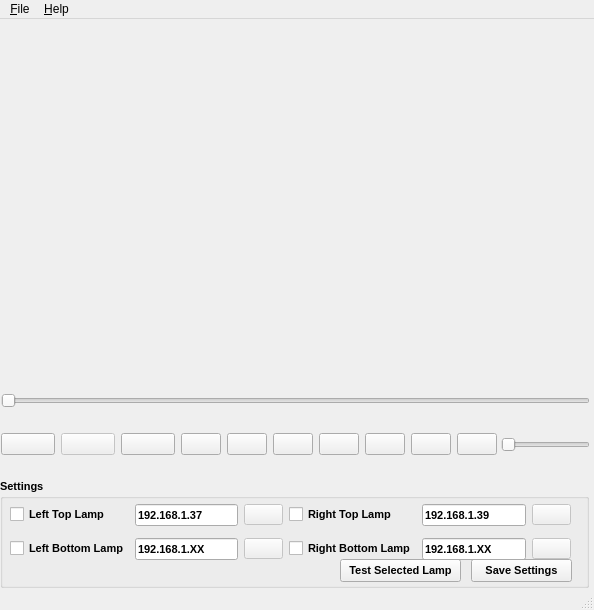
<?xml version="1.0" encoding="UTF-8"?>
<ui version="4.0">
 <class>MainWindow</class>
 <widget class="QMainWindow" name="MainWindow">
  <property name="windowModality">
   <enum>Qt::NonModal</enum>
  </property>
  <property name="geometry">
   <rect>
    <x>0</x>
    <y>0</y>
    <width>594</width>
    <height>610</height>
   </rect>
  </property>
  <property name="sizePolicy">
   <sizepolicy hsizetype="Preferred" vsizetype="Preferred">
    <horstretch>0</horstretch>
    <verstretch>0</verstretch>
   </sizepolicy>
  </property>
  <property name="maximumSize">
   <size>
    <width>594</width>
    <height>610</height>
   </size>
  </property>
  <property name="contextMenuPolicy">
   <enum>Qt::NoContextMenu</enum>
  </property>
  <property name="windowTitle">
   <string>Ambilight Media Player</string>
  </property>
  <property name="windowIcon">
   <iconset>
    <normaloff>images/logo.png</normaloff>images/logo.png</iconset>
  </property>
  <widget class="QWidget" name="centralwidget">
   <widget class="QWidget" name="verticalLayoutWidget">
    <property name="geometry">
     <rect>
      <x>0</x>
      <y>370</y>
      <width>591</width>
      <height>24</height>
     </rect>
    </property>
    <layout class="QVBoxLayout" name="verticalLayout">
     <property name="leftMargin">
      <number>1</number>
     </property>
     <property name="rightMargin">
      <number>1</number>
     </property>
     <item>
      <widget class="QSlider" name="progressSlider">
       <property name="toolTip">
        <string extracomment="Progress"/>
       </property>
       <property name="maximum">
        <number>100</number>
       </property>
       <property name="sliderPosition">
        <number>0</number>
       </property>
       <property name="orientation">
        <enum>Qt::Horizontal</enum>
       </property>
      </widget>
     </item>
    </layout>
   </widget>
   <widget class="QWidget" name="gridLayoutWidget">
    <property name="geometry">
     <rect>
      <x>0</x>
      <y>400</y>
      <width>498</width>
      <height>51</height>
     </rect>
    </property>
    <layout class="QGridLayout" name="gridLayout">
     <property name="leftMargin">
      <number>1</number>
     </property>
     <property name="rightMargin">
      <number>1</number>
     </property>
     <item row="0" column="0">
      <widget class="QPushButton" name="openButton">
       <property name="toolTip">
        <string extracomment="Open"/>
       </property>
       <property name="text">
        <string/>
       </property>
       <property name="icon">
        <iconset>
         <normaloff>images/eject.gif</normaloff>images/eject.gif</iconset>
       </property>
       <property name="iconSize">
        <size>
         <width>32</width>
         <height>32</height>
        </size>
       </property>
      </widget>
     </item>
     <item row="0" column="1">
      <widget class="QPushButton" name="playButton">
       <property name="enabled">
        <bool>false</bool>
       </property>
       <property name="toolTip">
        <string extracomment="Play"/>
       </property>
       <property name="text">
        <string/>
       </property>
       <property name="icon">
        <iconset>
         <normaloff>images/play.gif</normaloff>images/play.gif</iconset>
       </property>
       <property name="iconSize">
        <size>
         <width>32</width>
         <height>32</height>
        </size>
       </property>
      </widget>
     </item>
     <item row="0" column="2">
      <widget class="QPushButton" name="pauseButton">
       <property name="toolTip">
        <string extracomment="Pause"/>
       </property>
       <property name="text">
        <string/>
       </property>
       <property name="icon">
        <iconset>
         <normaloff>images/pause.gif</normaloff>images/pause.gif</iconset>
       </property>
       <property name="iconSize">
        <size>
         <width>32</width>
         <height>32</height>
        </size>
       </property>
      </widget>
     </item>
     <item row="0" column="3">
      <layout class="QGridLayout" name="gridLayout_2">
       <item row="0" column="2">
        <widget class="QPushButton" name="preButton">
         <property name="toolTip">
          <string extracomment="Previous Scene"/>
         </property>
         <property name="text">
          <string/>
         </property>
         <property name="icon">
          <iconset>
           <normaloff>images/prev.gif</normaloff>images/prev.gif</iconset>
         </property>
         <property name="iconSize">
          <size>
           <width>32</width>
           <height>32</height>
          </size>
         </property>
        </widget>
       </item>
       <item row="0" column="4">
        <widget class="QPushButton" name="lastButton">
         <property name="toolTip">
          <string extracomment="Last Scene"/>
         </property>
         <property name="text">
          <string/>
         </property>
         <property name="icon">
          <iconset>
           <normaloff>images/last.gif</normaloff>images/last.gif</iconset>
         </property>
         <property name="iconSize">
          <size>
           <width>32</width>
           <height>32</height>
          </size>
         </property>
        </widget>
       </item>
       <item row="0" column="1">
        <widget class="QPushButton" name="firstButton">
         <property name="toolTip">
          <string extracomment="First Scene"/>
         </property>
         <property name="text">
          <string/>
         </property>
         <property name="icon">
          <iconset>
           <normaloff>images/firts.gif</normaloff>images/firts.gif</iconset>
         </property>
         <property name="iconSize">
          <size>
           <width>32</width>
           <height>32</height>
          </size>
         </property>
        </widget>
       </item>
       <item row="0" column="0">
        <widget class="QPushButton" name="stopButton">
         <property name="toolTip">
          <string extracomment="Stop"/>
         </property>
         <property name="text">
          <string/>
         </property>
         <property name="icon">
          <iconset>
           <normaloff>images/stop.gif</normaloff>images/stop.gif</iconset>
         </property>
         <property name="iconSize">
          <size>
           <width>32</width>
           <height>32</height>
          </size>
         </property>
        </widget>
       </item>
       <item row="0" column="6">
        <widget class="QPushButton" name="settingsButton">
         <property name="toolTip">
          <string extracomment="Settings"/>
         </property>
         <property name="text">
          <string/>
         </property>
         <property name="icon">
          <iconset>
           <normaloff>images/lamp.png</normaloff>images/lamp.png</iconset>
         </property>
         <property name="iconSize">
          <size>
           <width>32</width>
           <height>32</height>
          </size>
         </property>
        </widget>
       </item>
       <item row="0" column="3">
        <widget class="QPushButton" name="nextButton">
         <property name="toolTip">
          <string extracomment="Next Scene"/>
         </property>
         <property name="text">
          <string/>
         </property>
         <property name="icon">
          <iconset>
           <normaloff>images/next.gif</normaloff>images/next.gif</iconset>
         </property>
         <property name="iconSize">
          <size>
           <width>32</width>
           <height>32</height>
          </size>
         </property>
        </widget>
       </item>
       <item row="0" column="5">
        <widget class="QPushButton" name="fullscrButton">
         <property name="toolTip">
          <string extracomment="Last Scene"/>
         </property>
         <property name="text">
          <string/>
         </property>
         <property name="icon">
          <iconset>
           <normaloff>images/fullscr.gif</normaloff>images/fullscr.gif</iconset>
         </property>
         <property name="iconSize">
          <size>
           <width>32</width>
           <height>32</height>
          </size>
         </property>
        </widget>
       </item>
      </layout>
     </item>
    </layout>
   </widget>
   <widget class="QWidget" name="gridLayoutWidget_3">
    <property name="geometry">
     <rect>
      <x>500</x>
      <y>400</y>
      <width>91</width>
      <height>51</height>
     </rect>
    </property>
    <layout class="QGridLayout" name="gridLayout_3">
     <property name="leftMargin">
      <number>1</number>
     </property>
     <property name="rightMargin">
      <number>1</number>
     </property>
     <item row="0" column="0">
      <widget class="QSlider" name="volumeSlider">
       <property name="maximum">
        <number>100</number>
       </property>
       <property name="pageStep">
        <number>1</number>
       </property>
       <property name="orientation">
        <enum>Qt::Horizontal</enum>
       </property>
      </widget>
     </item>
    </layout>
   </widget>
   <widget class="QWidget" name="verticalLayoutWidget_2">
    <property name="geometry">
     <rect>
      <x>0</x>
      <y>0</y>
      <width>591</width>
      <height>361</height>
     </rect>
    </property>
    <layout class="QVBoxLayout" name="playvideoLayout">
     <property name="spacing">
      <number>0</number>
     </property>
     <property name="sizeConstraint">
      <enum>QLayout::SetMaximumSize</enum>
     </property>
    </layout>
   </widget>
   <widget class="QGroupBox" name="settingsBox">
    <property name="enabled">
     <bool>true</bool>
    </property>
    <property name="geometry">
     <rect>
      <x>0</x>
      <y>460</y>
      <width>589</width>
      <height>109</height>
     </rect>
    </property>
    <property name="font">
     <font>
      <pointsize>8</pointsize>
      <weight>75</weight>
      <bold>true</bold>
     </font>
    </property>
    <property name="title">
     <string>Settings</string>
    </property>
    <widget class="QPushButton" name="testButton">
     <property name="geometry">
      <rect>
       <x>340</x>
       <y>80</y>
       <width>121</width>
       <height>23</height>
      </rect>
     </property>
     <property name="text">
      <string>Test Selected Lamp</string>
     </property>
    </widget>
    <widget class="QPushButton" name="saveSetButton">
     <property name="geometry">
      <rect>
       <x>471</x>
       <y>80</y>
       <width>101</width>
       <height>23</height>
      </rect>
     </property>
     <property name="text">
      <string>Save Settings</string>
     </property>
    </widget>
    <widget class="QWidget" name="layoutWidget">
     <property name="geometry">
      <rect>
       <x>10</x>
       <y>19</y>
       <width>561</width>
       <height>68</height>
      </rect>
     </property>
     <layout class="QGridLayout" name="gridLayout_4">
      <item row="0" column="2">
       <widget class="QPushButton" name="LeftTopLamp">
        <property name="enabled">
         <bool>false</bool>
        </property>
        <property name="toolTip">
         <string extracomment="Open"/>
        </property>
        <property name="text">
         <string/>
        </property>
        <property name="icon">
         <iconset>
          <normaloff>images/lamp.png</normaloff>images/lamp.png</iconset>
        </property>
        <property name="iconSize">
         <size>
          <width>16</width>
          <height>16</height>
         </size>
        </property>
       </widget>
      </item>
      <item row="1" column="2">
       <widget class="QPushButton" name="LeftBottomLamp">
        <property name="enabled">
         <bool>false</bool>
        </property>
        <property name="toolTip">
         <string extracomment="Open"/>
        </property>
        <property name="text">
         <string/>
        </property>
        <property name="icon">
         <iconset>
          <normaloff>images/lamp.png</normaloff>images/lamp.png</iconset>
        </property>
        <property name="iconSize">
         <size>
          <width>16</width>
          <height>16</height>
         </size>
        </property>
       </widget>
      </item>
      <item row="0" column="3">
       <widget class="QCheckBox" name="RightTopBox">
        <property name="font">
         <font>
          <weight>75</weight>
          <bold>true</bold>
         </font>
        </property>
        <property name="text">
         <string>Right Top Lamp</string>
        </property>
       </widget>
      </item>
      <item row="0" column="1">
       <widget class="QLineEdit" name="LeftTopIpEdit">
        <property name="font">
         <font>
          <weight>75</weight>
          <bold>true</bold>
         </font>
        </property>
        <property name="text">
         <string>192.168.1.37</string>
        </property>
       </widget>
      </item>
      <item row="0" column="0">
       <widget class="QCheckBox" name="LeftTopBox">
        <property name="font">
         <font>
          <weight>75</weight>
          <bold>true</bold>
         </font>
        </property>
        <property name="text">
         <string>Left Top Lamp</string>
        </property>
       </widget>
      </item>
      <item row="1" column="0">
       <widget class="QCheckBox" name="LeftBottomBox">
        <property name="font">
         <font>
          <weight>75</weight>
          <bold>true</bold>
         </font>
        </property>
        <property name="text">
         <string>Left Bottom Lamp</string>
        </property>
       </widget>
      </item>
      <item row="1" column="1">
       <widget class="QLineEdit" name="LeftBottomIpEdit">
        <property name="font">
         <font>
          <weight>75</weight>
          <bold>true</bold>
         </font>
        </property>
        <property name="text">
         <string>192.168.1.XX</string>
        </property>
       </widget>
      </item>
      <item row="0" column="4">
       <widget class="QLineEdit" name="RightTopIpEdit">
        <property name="font">
         <font>
          <weight>75</weight>
          <bold>true</bold>
         </font>
        </property>
        <property name="text">
         <string>192.168.1.39</string>
        </property>
       </widget>
      </item>
      <item row="1" column="3">
       <widget class="QCheckBox" name="RightBottomBox">
        <property name="font">
         <font>
          <weight>75</weight>
          <bold>true</bold>
         </font>
        </property>
        <property name="text">
         <string>Right Bottom Lamp</string>
        </property>
       </widget>
      </item>
      <item row="1" column="4">
       <widget class="QLineEdit" name="RightBottomIpEdit">
        <property name="font">
         <font>
          <weight>75</weight>
          <bold>true</bold>
         </font>
        </property>
        <property name="text">
         <string>192.168.1.XX</string>
        </property>
       </widget>
      </item>
      <item row="0" column="5">
       <widget class="QPushButton" name="RightTopLamp">
        <property name="enabled">
         <bool>false</bool>
        </property>
        <property name="toolTip">
         <string extracomment="Open"/>
        </property>
        <property name="text">
         <string/>
        </property>
        <property name="icon">
         <iconset>
          <normaloff>images/lamp.png</normaloff>images/lamp.png</iconset>
        </property>
        <property name="iconSize">
         <size>
          <width>16</width>
          <height>16</height>
         </size>
        </property>
       </widget>
      </item>
      <item row="1" column="5">
       <widget class="QPushButton" name="RightBottomLamp">
        <property name="enabled">
         <bool>false</bool>
        </property>
        <property name="toolTip">
         <string extracomment="Open"/>
        </property>
        <property name="text">
         <string/>
        </property>
        <property name="icon">
         <iconset>
          <normaloff>images/lamp.png</normaloff>images/lamp.png</iconset>
        </property>
        <property name="iconSize">
         <size>
          <width>16</width>
          <height>16</height>
         </size>
        </property>
       </widget>
      </item>
     </layout>
    </widget>
   </widget>
  </widget>
  <widget class="QMenuBar" name="menubar">
   <property name="geometry">
    <rect>
     <x>0</x>
     <y>0</y>
     <width>594</width>
     <height>21</height>
    </rect>
   </property>
   <widget class="QMenu" name="menu_File">
    <property name="title">
     <string>&amp;File</string>
    </property>
    <addaction name="actionOpen"/>
    <addaction name="actionSettings"/>
    <addaction name="separator"/>
    <addaction name="actionExit"/>
   </widget>
   <widget class="QMenu" name="menu_Help">
    <property name="title">
     <string>&amp;Help</string>
    </property>
    <addaction name="actionProgram_User_s_Guide"/>
    <addaction name="actionAbout_Us"/>
   </widget>
   <addaction name="menu_File"/>
   <addaction name="menu_Help"/>
  </widget>
  <widget class="QStatusBar" name="statusbar"/>
  <action name="actionOpen">
   <property name="text">
    <string>O&amp;pen</string>
   </property>
  </action>
  <action name="actionExit">
   <property name="text">
    <string>E&amp;xit</string>
   </property>
  </action>
  <action name="actionSettings">
   <property name="text">
    <string>&amp;Save Settings</string>
   </property>
  </action>
  <action name="actionProgram_User_s_Guide">
   <property name="text">
    <string>Program User's Guide</string>
   </property>
  </action>
  <action name="actionAbout_Us">
   <property name="text">
    <string>About &amp;Us</string>
   </property>
  </action>
 </widget>
 <resources/>
 <connections/>
</ui>
